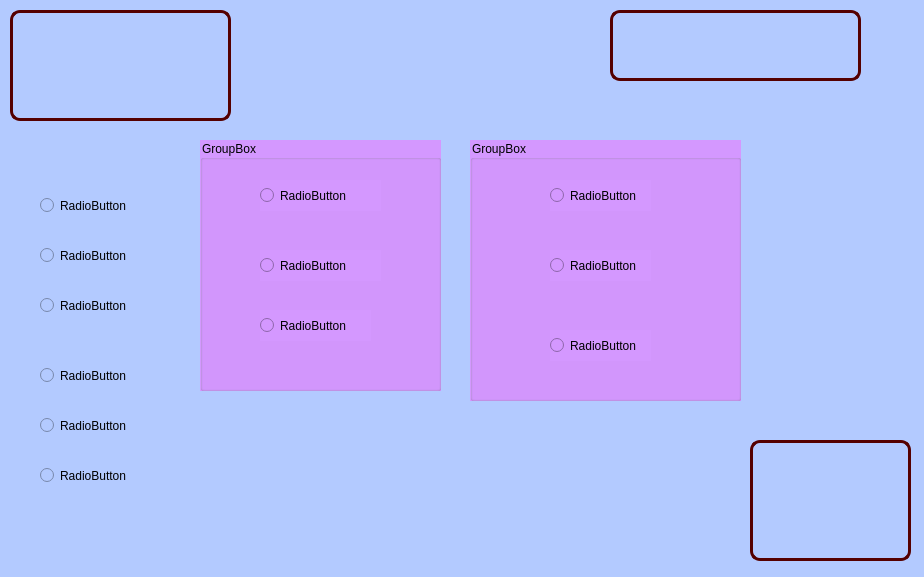
<?xml version="1.0" encoding="UTF-8"?>
<ui version="4.0">
 <class>MainWindow</class>
 <widget class="QMainWindow" name="MainWindow">
  <property name="geometry">
   <rect>
    <x>0</x>
    <y>0</y>
    <width>924</width>
    <height>577</height>
   </rect>
  </property>
  <property name="windowTitle">
   <string>MainWindow</string>
  </property>
  <property name="styleSheet">
   <string notr="true">background-color: rgb(179, 202, 255);</string>
  </property>
  <widget class="QWidget" name="centralwidget">
   <widget class="QLabel" name="label">
    <property name="geometry">
     <rect>
      <x>0</x>
      <y>0</y>
      <width>161</width>
      <height>131</height>
     </rect>
    </property>
    <property name="text">
     <string/>
    </property>
    <property name="pixmap">
     <pixmap>:/Variadas/logo uat.jpg</pixmap>
    </property>
    <property name="scaledContents">
     <bool>true</bool>
    </property>
   </widget>
   <widget class="QLabel" name="label_3">
    <property name="geometry">
     <rect>
      <x>750</x>
      <y>440</y>
      <width>161</width>
      <height>121</height>
     </rect>
    </property>
    <property name="styleSheet">
     <string notr="true">border: 3px solid ;
border-color: rgb(85, 0, 0);
border-radius: 10px;
</string>
    </property>
    <property name="text">
     <string/>
    </property>
    <property name="pixmap">
     <pixmap resource="../../Resource/resource.qrc">:/Logos/Shelby-Logo.png</pixmap>
    </property>
    <property name="scaledContents">
     <bool>true</bool>
    </property>
   </widget>
   <widget class="QLabel" name="label_10">
    <property name="geometry">
     <rect>
      <x>610</x>
      <y>10</y>
      <width>251</width>
      <height>71</height>
     </rect>
    </property>
    <property name="styleSheet">
     <string notr="true">border: 3px solid ;
border-color: rgb(85, 0, 0);
border-radius: 10px;
</string>
    </property>
    <property name="text">
     <string/>
    </property>
    <property name="pixmap">
     <pixmap resource="../../Resource/resource.qrc">:/Logos/fians.png</pixmap>
    </property>
    <property name="scaledContents">
     <bool>true</bool>
    </property>
   </widget>
   <widget class="QLabel" name="label_11">
    <property name="geometry">
     <rect>
      <x>10</x>
      <y>10</y>
      <width>221</width>
      <height>111</height>
     </rect>
    </property>
    <property name="styleSheet">
     <string notr="true">border: 3px solid ;
border-color: rgb(85, 0, 0);
border-radius: 10px;
</string>
    </property>
    <property name="text">
     <string/>
    </property>
    <property name="textFormat">
     <enum>Qt::AutoText</enum>
    </property>
    <property name="pixmap">
     <pixmap resource="../../Resource/resource.qrc">:/Logos/uatlogopng.png</pixmap>
    </property>
    <property name="scaledContents">
     <bool>true</bool>
    </property>
    <property name="wordWrap">
     <bool>false</bool>
    </property>
    <property name="margin">
     <number>0</number>
    </property>
    <property name="indent">
     <number>-1</number>
    </property>
   </widget>
   <widget class="QRadioButton" name="radioButton">
    <property name="geometry">
     <rect>
      <x>40</x>
      <y>190</y>
      <width>101</width>
      <height>31</height>
     </rect>
    </property>
    <property name="text">
     <string>RadioButton</string>
    </property>
   </widget>
   <widget class="QRadioButton" name="radioButton_2">
    <property name="geometry">
     <rect>
      <x>40</x>
      <y>290</y>
      <width>101</width>
      <height>31</height>
     </rect>
    </property>
    <property name="text">
     <string>RadioButton</string>
    </property>
   </widget>
   <widget class="QRadioButton" name="radioButton_3">
    <property name="geometry">
     <rect>
      <x>40</x>
      <y>240</y>
      <width>101</width>
      <height>31</height>
     </rect>
    </property>
    <property name="text">
     <string>RadioButton</string>
    </property>
   </widget>
   <widget class="QGroupBox" name="groupBox">
    <property name="geometry">
     <rect>
      <x>200</x>
      <y>140</y>
      <width>241</width>
      <height>251</height>
     </rect>
    </property>
    <property name="styleSheet">
     <string notr="true">background-color: rgb(212, 152, 255);</string>
    </property>
    <property name="title">
     <string>GroupBox</string>
    </property>
    <widget class="QRadioButton" name="radioButton_4">
     <property name="geometry">
      <rect>
       <x>60</x>
       <y>40</y>
       <width>121</width>
       <height>31</height>
      </rect>
     </property>
     <property name="text">
      <string>RadioButton</string>
     </property>
    </widget>
    <widget class="QRadioButton" name="radioButton_5">
     <property name="geometry">
      <rect>
       <x>60</x>
       <y>110</y>
       <width>121</width>
       <height>31</height>
      </rect>
     </property>
     <property name="text">
      <string>RadioButton</string>
     </property>
    </widget>
    <widget class="QRadioButton" name="radioButton_6">
     <property name="geometry">
      <rect>
       <x>60</x>
       <y>170</y>
       <width>111</width>
       <height>31</height>
      </rect>
     </property>
     <property name="text">
      <string>RadioButton</string>
     </property>
    </widget>
   </widget>
   <widget class="QGroupBox" name="groupBox_2">
    <property name="geometry">
     <rect>
      <x>470</x>
      <y>140</y>
      <width>271</width>
      <height>261</height>
     </rect>
    </property>
    <property name="styleSheet">
     <string notr="true">background-color: rgb(212, 152, 255);</string>
    </property>
    <property name="title">
     <string>GroupBox</string>
    </property>
    <widget class="QRadioButton" name="radioButton_7">
     <property name="geometry">
      <rect>
       <x>80</x>
       <y>40</y>
       <width>101</width>
       <height>31</height>
      </rect>
     </property>
     <property name="text">
      <string>RadioButton</string>
     </property>
    </widget>
    <widget class="QRadioButton" name="radioButton_8">
     <property name="geometry">
      <rect>
       <x>80</x>
       <y>110</y>
       <width>101</width>
       <height>31</height>
      </rect>
     </property>
     <property name="text">
      <string>RadioButton</string>
     </property>
    </widget>
    <widget class="QRadioButton" name="radioButton_9">
     <property name="geometry">
      <rect>
       <x>80</x>
       <y>190</y>
       <width>101</width>
       <height>31</height>
      </rect>
     </property>
     <property name="text">
      <string>RadioButton</string>
     </property>
    </widget>
   </widget>
   <widget class="QRadioButton" name="radioButton_10">
    <property name="geometry">
     <rect>
      <x>40</x>
      <y>360</y>
      <width>101</width>
      <height>31</height>
     </rect>
    </property>
    <property name="text">
     <string>RadioButton</string>
    </property>
   </widget>
   <widget class="QRadioButton" name="radioButton_11">
    <property name="geometry">
     <rect>
      <x>40</x>
      <y>460</y>
      <width>101</width>
      <height>31</height>
     </rect>
    </property>
    <property name="text">
     <string>RadioButton</string>
    </property>
   </widget>
   <widget class="QRadioButton" name="radioButton_12">
    <property name="geometry">
     <rect>
      <x>40</x>
      <y>410</y>
      <width>101</width>
      <height>31</height>
     </rect>
    </property>
    <property name="text">
     <string>RadioButton</string>
    </property>
   </widget>
  </widget>
 </widget>
 <resources>
  <include location="../../Resource/resource.qrc"/>
  <include location="../../Resource/resource.qrc"/>
 </resources>
 <connections/>
</ui>
